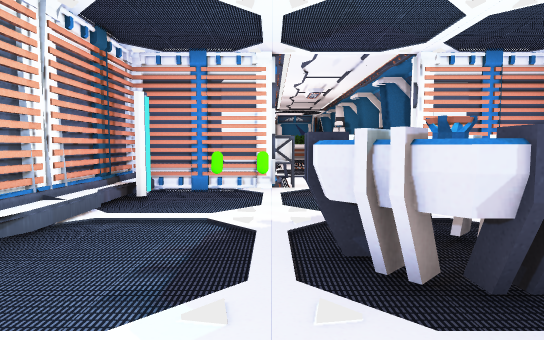
view 1 (above)

17 first-person views from a walk through a Unity game level. The camera is 1.2 m above the floor, tilts 4° down and sees 75° across. Doors are open. The floor is counted in squares, 1 m on a side. Each view is taken from the middle of a square. On the plan, view 1 faces up. The plan holds only what a view shows up to about 14 squares ahead; the rest is blank. The player character is not drawn.

view 2
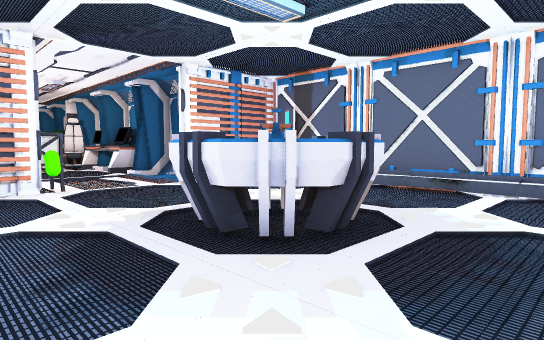

view 3
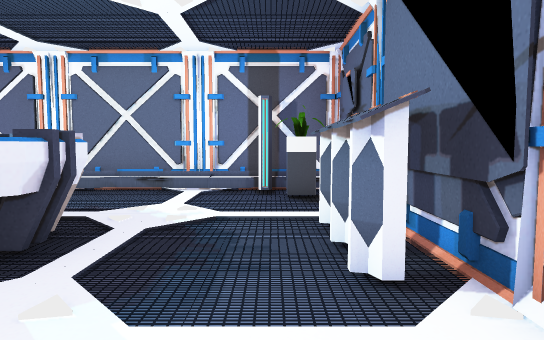

view 4
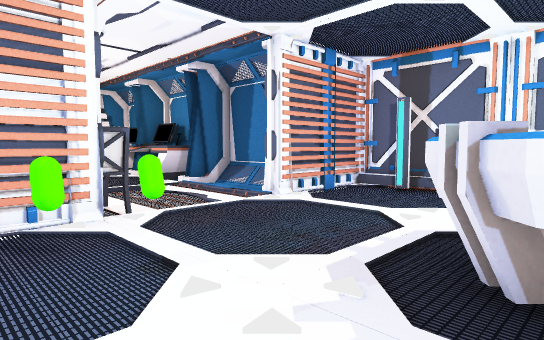

view 5
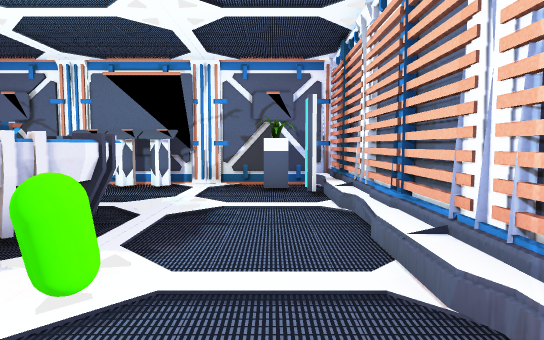

view 6
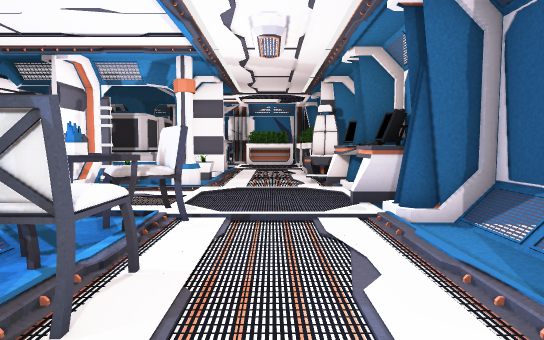

view 7
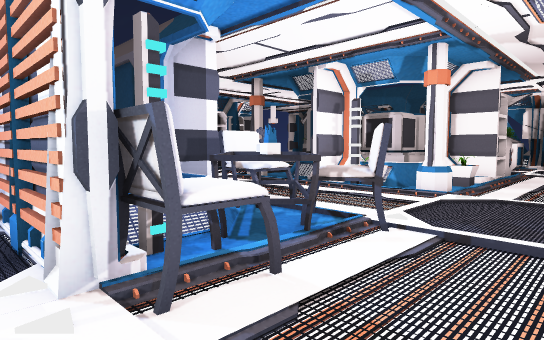

view 8
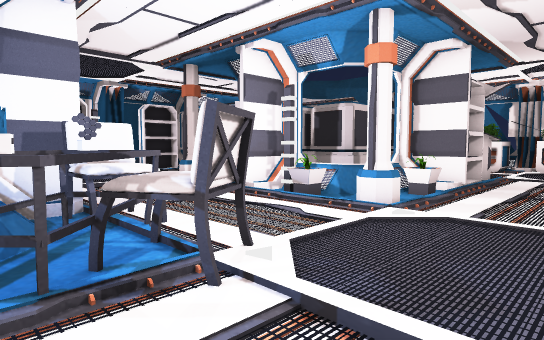

view 9
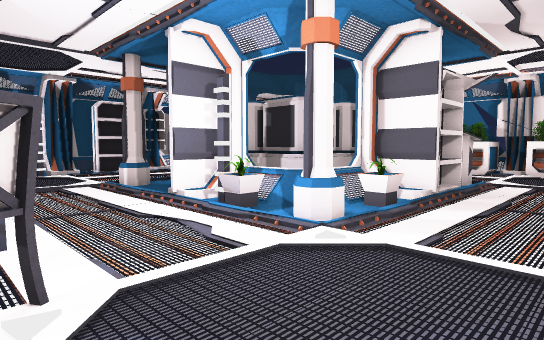

view 10
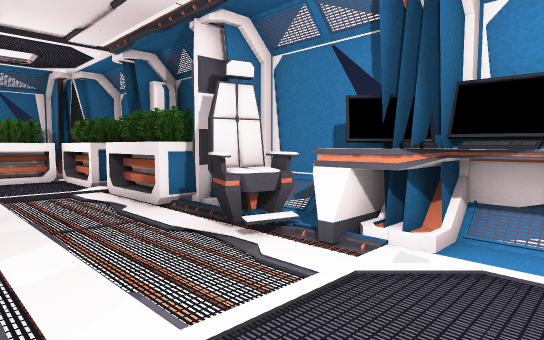

view 11
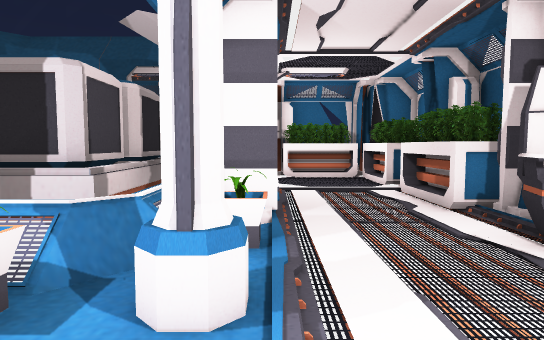

view 12
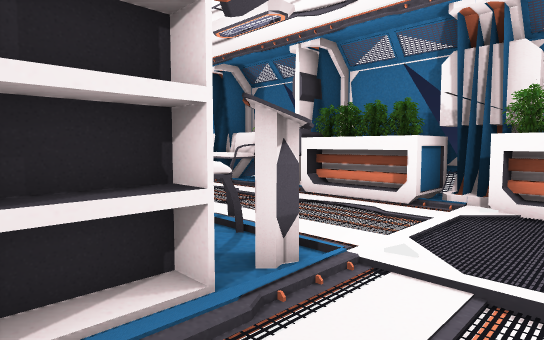

view 13
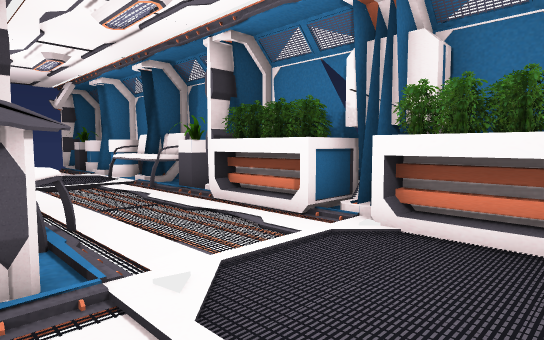

view 14
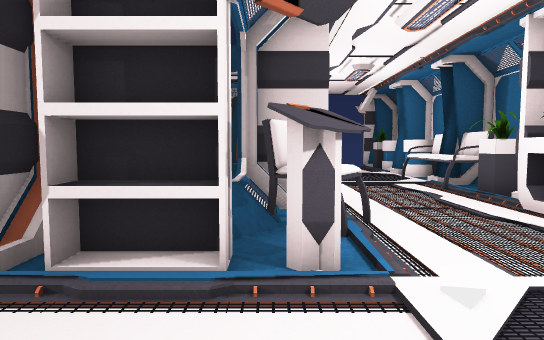

view 15
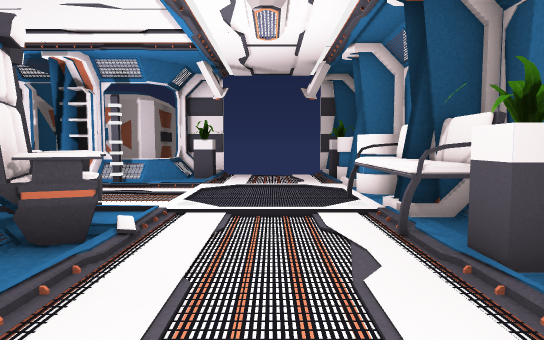

view 16
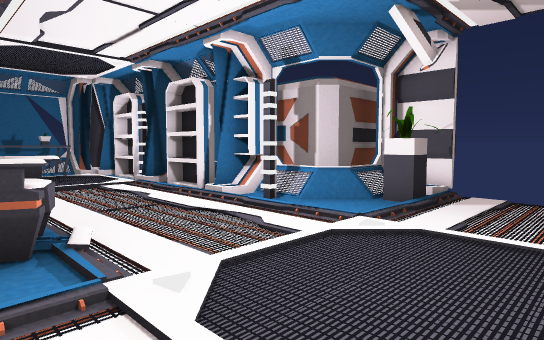

view 17
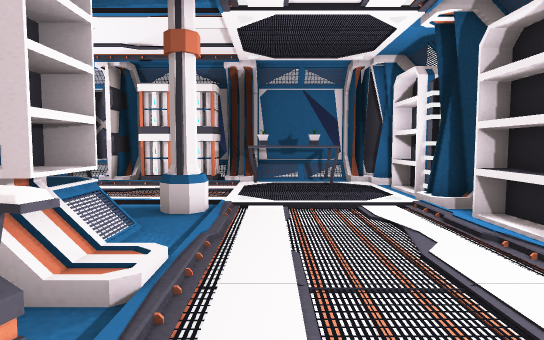

### Floor plan
Key: @ floor where view 1 was taken; # wall or solid block; . floor; / step, stairs or slope; D open door; = window, fence, low wall or low ledge; C chair; A capsule; P projector; N console; L plant; E desk; T container; U column; B table; S shelf; R battery; F sofa; O other object.
Columns run from 16 left of view 1 to 8 right of it. Each row starts with its distance up from view 1.
 32     #=  #=  #=###=###
 31 # LO#OFF#F. #OOSSSOO#
 30 D..O#OFFFF.LDOOOOOOOO
 29 D..........DD.......O
 28 D..........DD.......OO
 27 D..........DD.......OS
 26 D.L......OODDCC.....OS
 25 #//.....OOO/#CC.N...OS
 24 TTT/....OOT TT#SS...OO
 23  TT#...../   TTSS...OO
 22  TT##.../S   TT#DDDDD##
 21   T#S..../  TTT/DDDDO##
 20  TTSS....#= TT##L..OO##
 19    #....UU..###UU...EE
 18    ##....U.DD#L.U...EE
 17    #S......DD.......EE#
 16    SS......DD.......EE#
 15    SSOOO...DDCC.C...EE#
 14    ##OOOOR.RDCCCCC..###
 13    ##OOO##/ ##BBC..../=
 12     ###=#= =###BB..../=
 11              ###CCDDD/
 10             ####DDDDD####
  9             #...........#
  8             ##.AA......##
  7             #...........#
  6             #.........  #
  5             #....PPP....#
  4             #...PPPP....#
  3             #....PPP....#
  2             #.....P.....#
  1             #...........#
  0             ##..@......##
 -1             #.L..NNNN.L.#
 -2             #############

Positions as (right, up) in squares from view 1, and headings:
1: (0, 0), facing up
2: (-2, 0), facing up-right
3: (-2, 0), facing right
4: (-2, 4), facing up-right
5: (-2, 9), facing down
6: (2, 8), facing up
7: (3, 9), facing up-left
8: (3, 12), facing up-left
9: (3, 14), facing up-left
10: (0, 16), facing up-right
11: (0, 16), facing up
12: (2, 23), facing up-left
13: (3, 25), facing up-left
14: (3, 25), facing left
15: (-2, 28), facing left
16: (-7, 29), facing down-left
17: (-9, 25), facing down
